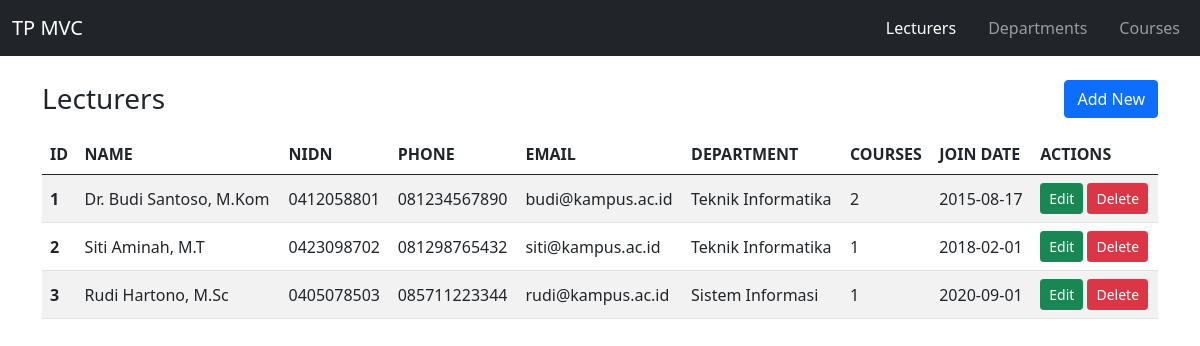
The page /tp_mvc25/index.php on the database its author committed.
### tables this page shows
CREATE TABLE `lecturers` (
  `id`            INT UNSIGNED NOT NULL AUTO_INCREMENT,
  `name`          VARCHAR(100) NOT NULL,
  `nidn`          VARCHAR(20)  NOT NULL,
  `phone`         VARCHAR(20)  NOT NULL,
  `join_date`     DATE         NOT NULL,
  `email`         VARCHAR(100) DEFAULT NULL,           
  `department_id` INT UNSIGNED DEFAULT NULL,           
  PRIMARY KEY (`id`),
  UNIQUE KEY `uq_lecturers_nidn` (`nidn`),
  KEY `idx_lecturers_department` (`department_id`),
  CONSTRAINT `fk_lecturers_department` FOREIGN KEY (`department_id`)
    REFERENCES `departments` (`id`) ON DELETE RESTRICT ON UPDATE CASCADE
);

CREATE TABLE `departments` (
  `id`         INT UNSIGNED NOT NULL AUTO_INCREMENT,
  `code`       VARCHAR(10)  NOT NULL,
  `name`       VARCHAR(100) NOT NULL,
  `created_at` TIMESTAMP    NOT NULL DEFAULT CURRENT_TIMESTAMP,
  PRIMARY KEY (`id`),
  UNIQUE KEY `uq_departments_code` (`code`)
);

### tp_mvc25/core/Controller.php (called while the page is built, shortened)
<?php
abstract class Controller
{
    protected function view(string $view, array $data = []): void
    {
        extract($data);
        $viewFile = __DIR__ . "/../app/views/$view.php";
        require $viewFile;
        require __DIR__ . '/../app/views/layouts/main.php';
    }
}

### tp_mvc25/app/controllers/LecturersController.php (called while the page is built, shortened)
<?php
class LecturersController extends Controller
{
    private Lecturer $lecturers;
    public function __construct()
    {
        $this->lecturers   = new Lecturer();
    }
    public function index(): void
    {
        $this->view('lecturers/index', [
            'title' => 'Lecturers',
            'rows'  => $this->lecturers->allWithDepartment(),
        ]);
    }
}

### tp_mvc25/index.php (called while the page is built, shortened)
<?php
require __DIR__ . '/core/helpers.php';
require __DIR__ . '/core/Controller.php';
$config = require __DIR__ . '/config/config.php';
$a = preg_replace('/[^a-zA-Z]/', '', $_GET['a'] ?? $config['default_action']);
$controller = new $class();
$controller->$a();

### tp_mvc25/core/helpers.php (called while the page is built, shortened)
<?php
function e($v): string
{
    return htmlspecialchars((string) $v, ENT_QUOTES, 'UTF-8');
}
function url(string $controller, string $action = 'index', array $params = []): string
{
    return 'index.php?' . http_build_query(['c' => $controller, 'a' => $action] + $params);
}

### tp_mvc25/app/models/Lecturer.php (called while the page is built, shortened)
<?php
class Lecturer extends Model
{
    public function allWithDepartment(): array
    {
        $sql = "SELECT l.*, d.name AS department_name,
                  (SELECT COUNT(*) FROM courses c WHERE c.lecturer_id = l.id) AS course_count
                FROM lecturers l
                LEFT JOIN departments d ON d.id = l.department_id
                ORDER BY l.id";
        return $this->db->query($sql)->fetchAll();
    }
}

### tp_mvc25/app/views/lecturers/index.php (the view, shortened to what this page needs)
<div class="d-flex justify-content-between align-items-center mb-3">
  <h3 class="m-0">Lecturers</h3>
  <a class="btn btn-primary" href="<?= url('lecturers', 'create') ?>">Add New</a>
</div>
<table class="table table-striped align-middle">
  <thead>
    <tr>
      <th>ID</th><th>NAME</th><th>NIDN</th><th>PHONE</th><th>EMAIL</th>
      <th>DEPARTMENT</th><th>COURSES</th><th>JOIN DATE</th><th>ACTIONS</th>
    </tr>
  </thead>
  <tbody>
    <?php foreach ($rows as $r): ?>
      <tr>
        <th><?= e($r['id']) ?></th>
        <td><?= e($r['name']) ?></td>
        <td><?= e($r['nidn']) ?></td>
        <td><?= e($r['phone']) ?></td>
        <td><?= e($r['email'] ?? '-') ?></td>
        <td><?= e($r['department_name'] ?? '-') ?></td>
        <td><?= e($r['course_count']) ?></td>
        <td><?= e($r['join_date']) ?></td>
        <td class="text-nowrap">
          <a class="btn btn-success btn-sm" href="<?= url('lecturers', 'edit', ['id' => $r['id']]) ?>">Edit</a>
          <form class="d-inline" method="post" action="<?= url('lecturers', 'delete') ?>"
                onsubmit="return confirm('Hapus dosen ini?')">
            <button class="btn btn-danger btn-sm" type="submit">Delete</button>
          </form>
        </td>
      </tr>
    <?php endforeach; ?>
  </tbody>
</table>

### rows shown on the page
lecturers: id "1", name "Dr. Budi Santoso, M.Kom", nidn "0412058801", phone "081234567890", email "budi@kampus.ac.id", department.name "Teknik Informatika", course_count "2", join_date "2015-08-17"
lecturers: id "2", name "Siti Aminah, M.T", nidn "0423098702", phone "081298765432", email "siti@kampus.ac.id", department.name "Teknik Informatika", course_count "1", join_date "2018-02-01"
lecturers: id "3", name "Rudi Hartono, M.Sc", nidn "0405078503", phone "085711223344", email "rudi@kampus.ac.id", department.name "Sistem Informasi", course_count "1", join_date "2020-09-01"

### other values the page prints
$label "Lecturers"
$label "Departments"
$label "Courses"
